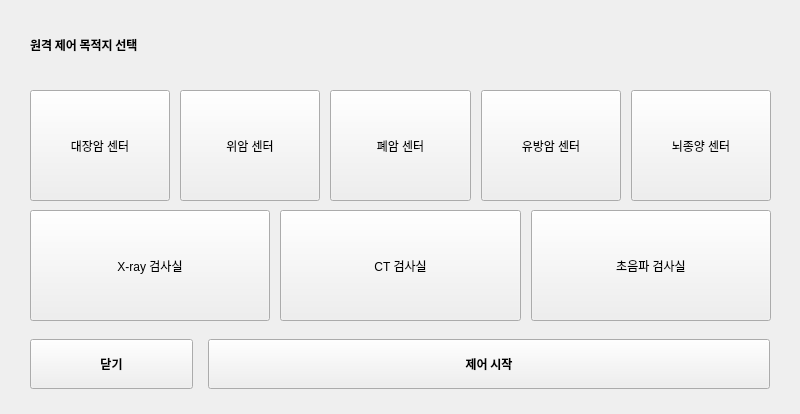
<?xml version="1.0" encoding="UTF-8"?>
<ui version="4.0">
 <class>ControlPopup2</class>
 <widget class="QWidget" name="ControlPopup2">
  <property name="geometry">
   <rect>
    <x>0</x>
    <y>0</y>
    <width>800</width>
    <height>414</height>
   </rect>
  </property>
  <property name="windowTitle">
   <string>Form</string>
  </property>
  <widget class="QLabel" name="title">
   <property name="geometry">
    <rect>
     <x>30</x>
     <y>30</y>
     <width>740</width>
     <height>29</height>
    </rect>
   </property>
   <property name="font">
    <font>
     <family>Inter 18pt</family>
     <weight>75</weight>
     <bold>true</bold>
    </font>
   </property>
   <property name="text">
    <string>원격 제어 목적지 선택</string>
   </property>
  </widget>
  <widget class="QLabel" name="line">
   <property name="geometry">
    <rect>
     <x>30</x>
     <y>74</y>
     <width>740</width>
     <height>1</height>
    </rect>
   </property>
   <property name="text">
    <string/>
   </property>
  </widget>
  <widget class="QPushButton" name="closeBtn">
   <property name="geometry">
    <rect>
     <x>30</x>
     <y>339</y>
     <width>163</width>
     <height>50</height>
    </rect>
   </property>
   <property name="font">
    <font>
     <family>Inter 18pt</family>
     <weight>75</weight>
     <bold>true</bold>
    </font>
   </property>
   <property name="text">
    <string>닫기</string>
   </property>
  </widget>
  <widget class="QPushButton" name="startBtn">
   <property name="geometry">
    <rect>
     <x>208</x>
     <y>339</y>
     <width>562</width>
     <height>50</height>
    </rect>
   </property>
   <property name="font">
    <font>
     <family>Inter 18pt</family>
     <weight>75</weight>
     <bold>true</bold>
    </font>
   </property>
   <property name="text">
    <string>제어 시작</string>
   </property>
  </widget>
  <widget class="QWidget" name="horizontalLayoutWidget_2">
   <property name="geometry">
    <rect>
     <x>30</x>
     <y>210</y>
     <width>741</width>
     <height>111</height>
    </rect>
   </property>
   <layout class="QHBoxLayout" name="horizontalLayout_2" stretch="0,0,0">
    <property name="spacing">
     <number>10</number>
    </property>
    <item>
     <widget class="QPushButton" name="btn6">
      <property name="sizePolicy">
       <sizepolicy hsizetype="Minimum" vsizetype="Expanding">
        <horstretch>0</horstretch>
        <verstretch>0</verstretch>
       </sizepolicy>
      </property>
      <property name="text">
       <string>X-ray 검사실</string>
      </property>
     </widget>
    </item>
    <item>
     <widget class="QPushButton" name="btn7">
      <property name="sizePolicy">
       <sizepolicy hsizetype="Minimum" vsizetype="Expanding">
        <horstretch>0</horstretch>
        <verstretch>0</verstretch>
       </sizepolicy>
      </property>
      <property name="layoutDirection">
       <enum>Qt::LeftToRight</enum>
      </property>
      <property name="text">
       <string>CT 검사실</string>
      </property>
     </widget>
    </item>
    <item>
     <widget class="QPushButton" name="btn8">
      <property name="enabled">
       <bool>true</bool>
      </property>
      <property name="sizePolicy">
       <sizepolicy hsizetype="Minimum" vsizetype="Expanding">
        <horstretch>0</horstretch>
        <verstretch>0</verstretch>
       </sizepolicy>
      </property>
      <property name="text">
       <string>초음파 검사실</string>
      </property>
     </widget>
    </item>
   </layout>
  </widget>
  <widget class="QLabel" name="bg">
   <property name="geometry">
    <rect>
     <x>0</x>
     <y>0</y>
     <width>800</width>
     <height>414</height>
    </rect>
   </property>
   <property name="text">
    <string/>
   </property>
  </widget>
  <widget class="QWidget" name="horizontalLayoutWidget_3">
   <property name="geometry">
    <rect>
     <x>30</x>
     <y>90</y>
     <width>741</width>
     <height>111</height>
    </rect>
   </property>
   <layout class="QHBoxLayout" name="horizontalLayout_3" stretch="0,0,0,0,0">
    <property name="spacing">
     <number>10</number>
    </property>
    <item>
     <widget class="QPushButton" name="btn1">
      <property name="sizePolicy">
       <sizepolicy hsizetype="Minimum" vsizetype="Expanding">
        <horstretch>0</horstretch>
        <verstretch>0</verstretch>
       </sizepolicy>
      </property>
      <property name="text">
       <string>대장암 센터</string>
      </property>
     </widget>
    </item>
    <item>
     <widget class="QPushButton" name="btn2">
      <property name="sizePolicy">
       <sizepolicy hsizetype="Minimum" vsizetype="Expanding">
        <horstretch>0</horstretch>
        <verstretch>0</verstretch>
       </sizepolicy>
      </property>
      <property name="text">
       <string>위암 센터</string>
      </property>
     </widget>
    </item>
    <item>
     <widget class="QPushButton" name="btn3">
      <property name="sizePolicy">
       <sizepolicy hsizetype="Minimum" vsizetype="Expanding">
        <horstretch>0</horstretch>
        <verstretch>0</verstretch>
       </sizepolicy>
      </property>
      <property name="text">
       <string>폐암 센터</string>
      </property>
     </widget>
    </item>
    <item>
     <widget class="QPushButton" name="btn4">
      <property name="sizePolicy">
       <sizepolicy hsizetype="Minimum" vsizetype="Expanding">
        <horstretch>0</horstretch>
        <verstretch>0</verstretch>
       </sizepolicy>
      </property>
      <property name="layoutDirection">
       <enum>Qt::LeftToRight</enum>
      </property>
      <property name="text">
       <string>유방암 센터</string>
      </property>
     </widget>
    </item>
    <item>
     <widget class="QPushButton" name="btn5">
      <property name="enabled">
       <bool>true</bool>
      </property>
      <property name="sizePolicy">
       <sizepolicy hsizetype="Minimum" vsizetype="Expanding">
        <horstretch>0</horstretch>
        <verstretch>0</verstretch>
       </sizepolicy>
      </property>
      <property name="text">
       <string>뇌종양 센터</string>
      </property>
     </widget>
    </item>
   </layout>
  </widget>
  <zorder>bg</zorder>
  <zorder>startBtn</zorder>
  <zorder>title</zorder>
  <zorder>line</zorder>
  <zorder>closeBtn</zorder>
  <zorder>horizontalLayoutWidget_2</zorder>
  <zorder>horizontalLayoutWidget_3</zorder>
 </widget>
 <resources/>
 <connections/>
</ui>
